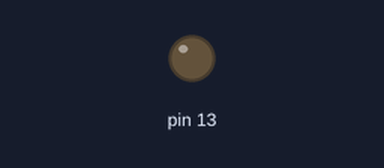
Bench run of a sketch on a simulated Arduino Uno, built with avr-gcc and run on an emulated ATmega328P. On the bench: output pins drawn as LEDs (lit = HIGH).

Above: at 0.2 s.
Timing chart, 0 to 62.2 s (numbered marks = the images above):
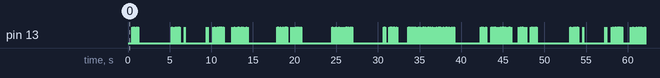

The sketch:

230918_Weber_ArduinoSketch_1.ino
```cpp
// September 18, 2023
// 7:46PM
// Proof of concept file! It works!
// - record speech
// - reading wave form in python (native python wave module)
// - identifying wave peaks using python (wav_plot.py, using scipy)
// - use python to spit out arduino code for timestamps (wav_plot.py)
// * Has successfully been used with Nano 33 IOT to fire a 12V solenoid
// * Solenoid circuiting adapter from: https://www.makerguides.com/control-a-solenoid-with-arduino/


void setup() {
  pinMode(13, OUTPUT);
}

void loop() {
  delay(493);
  digitalWrite(13, HIGH);  // 0.5331252272152879
  delay(40);
  digitalWrite(13, LOW);
  delay(64);
  digitalWrite(13, HIGH);  // 0.6377086051215303
  delay(40);
  digitalWrite(13, LOW);
  delay(119);
  digitalWrite(13, HIGH);  // 0.7968753396242579
  delay(40);
  digitalWrite(13, LOW);
  delay(210);
  digitalWrite(13, HIGH);  // 1.0460421124845487
  delay(40);
  digitalWrite(13, LOW);
  delay(147);
  digitalWrite(13, HIGH);  // 1.2333338589740148
  delay(40);
  digitalWrite(13, LOW);
  delay(560);
  // digitalWrite(13, HIGH);  // 1.8339591149574752 -- commented out, this one is a weird thing in the sound file
  delay(40);
  digitalWrite(13, LOW);
  delay(3427);
  digitalWrite(13, HIGH);  // 5.30000225883428
  delay(40);
  digitalWrite(13, LOW);
  delay(121);
  digitalWrite(13, HIGH);  // 5.461043994136124
  delay(40);
  digitalWrite(13, LOW);
  delay(71);
  digitalWrite(13, HIGH);  // 5.572502374972458
  delay(40);
  digitalWrite(13, LOW);
  delay(103);
  digitalWrite(13, HIGH);  // 5.715627435971638
  delay(40);
  digitalWrite(13, LOW);
  delay(155);
  digitalWrite(13, HIGH);  // 5.910210852235444
  delay(40);
  digitalWrite(13, LOW);
  delay(126);
  digitalWrite(13, HIGH);  // 6.076252589668263
  delay(40);
  digitalWrite(13, LOW);
  delay(76);
  digitalWrite(13, HIGH);  // 6.192919306057697
  delay(40);
  digitalWrite(13, LOW);
  delay(609);
  digitalWrite(13, HIGH);  // 6.841877915973923
  delay(40);
  digitalWrite(13, LOW);
  delay(2596);
  digitalWrite(13, HIGH);  // 9.477295705842383
  delay(40);
  digitalWrite(13, LOW);
  delay(72);
  digitalWrite(13, HIGH);  // 9.589587420367213
  delay(40);
  digitalWrite(13, LOW);
  delay(626);
  digitalWrite(13, HIGH);  // 10.255837704319731
  delay(40);
  digitalWrite(13, LOW);
  delay(109);
  digitalWrite(13, HIGH);  // 10.404171100872011
  delay(40);
  digitalWrite(13, LOW);
  delay(117);
  digitalWrite(13, HIGH);  // 10.561462834575622
  delay(40);
  digitalWrite(13, LOW);
  delay(65);
  digitalWrite(13, HIGH);  // 10.66687954617036
  delay(40);
  digitalWrite(13, LOW);
  delay(72);
  digitalWrite(13, HIGH);  // 10.77812959358457
  delay(40);
  digitalWrite(13, LOW);
  delay(143);
  digitalWrite(13, HIGH);  // 10.961046338209433
  delay(40);
  digitalWrite(13, LOW);
  delay(71);
  digitalWrite(13, HIGH);  // 11.072088052201519
  delay(40);
  digitalWrite(13, LOW);
  delay(91);
  digitalWrite(13, HIGH);  // 11.203963108406004
  delay(40);
  digitalWrite(13, LOW);
  delay(77);
  digitalWrite(13, HIGH);  // 11.320421491373313
  delay(40);
  digitalWrite(13, LOW);
  delay(110);
  digitalWrite(13, HIGH);  // 11.47062988872471
  delay(40);
  digitalWrite(13, LOW);
  delay(1021);
  digitalWrite(13, HIGH);  // 12.531463674180062
  delay(40);
  digitalWrite(13, LOW);
  delay(238);
  digitalWrite(13, HIGH);  // 12.809172125871338
  delay(40);
  digitalWrite(13, LOW);
  delay(164);
  digitalWrite(13, HIGH);  // 13.01396387981922
  delay(40);
  digitalWrite(13, LOW);
  delay(162);
  digitalWrite(13, HIGH);  // 13.215838965857365
  delay(40);
  digitalWrite(13, LOW);
  delay(73);
  digitalWrite(13, HIGH);  // 13.328130680382197
  delay(40);
  digitalWrite(13, LOW);
  delay(121);
  digitalWrite(13, HIGH);  // 13.489589082528287
  delay(40);
  digitalWrite(13, LOW);
  delay(134);
  digitalWrite(13, HIGH);  // 13.663755823423942
  delay(40);
  digitalWrite(13, LOW);
  delay(128);
  digitalWrite(13, HIGH);  // 13.831672561655877
  delay(40);
  digitalWrite(13, LOW);
  delay(224);
  digitalWrite(13, HIGH);  // 14.095839340909095
  delay(40);
  digitalWrite(13, LOW);
  delay(104);
  digitalWrite(13, HIGH);  // 14.239797735596772
  delay(40);
  digitalWrite(13, LOW);
  delay(112);
  digitalWrite(13, HIGH);  // 14.391047800058788
  delay(40);
  digitalWrite(13, LOW);
  delay(3555);
  digitalWrite(13, HIGH);  // 17.986257665652467
  delay(40);
  digitalWrite(13, LOW);
  delay(76);
  digitalWrite(13, HIGH);  // 18.1029243820419
  delay(40);
  digitalWrite(13, LOW);
  delay(201);
  digitalWrite(13, HIGH);  // 18.343966151439353
  delay(40);
  digitalWrite(13, LOW);
  delay(91);
  digitalWrite(13, HIGH);  // 18.47438287368897
  delay(40);
  digitalWrite(13, LOW);
  delay(127);
  digitalWrite(13, HIGH);  // 18.64146627823241
  delay(40);
  digitalWrite(13, LOW);
  delay(180);
  digitalWrite(13, HIGH);  // 18.86125803857322
  delay(40);
  digitalWrite(13, LOW);
  delay(86);
  digitalWrite(13, HIGH);  // 18.987299758958233
  delay(40);
  digitalWrite(13, LOW);
  delay(85);
  digitalWrite(13, HIGH);  // 19.112924812499
  delay(40);
  digitalWrite(13, LOW);
  delay(476);
  digitalWrite(13, HIGH);  // 19.628758365677996
  delay(40);
  digitalWrite(13, LOW);
  delay(193);
  digitalWrite(13, HIGH);  // 19.86188346503474
  delay(40);
  digitalWrite(13, LOW);
  delay(142);
  digitalWrite(13, HIGH);  // 20.043758542548982
  delay(40);
  digitalWrite(13, LOW);
  delay(117);
  digitalWrite(13, HIGH);  // 20.20042527598622
  delay(40);
  digitalWrite(13, LOW);
  delay(113);
  digitalWrite(13, HIGH);  // 20.353550341247352
  delay(40);
  digitalWrite(13, LOW);
  delay(142);
  digitalWrite(13, HIGH);  // 20.53563375218372
  delay(40);
  digitalWrite(13, LOW);
  delay(213);
  digitalWrite(13, HIGH);  // 20.78896719348649
  delay(40);
  digitalWrite(13, LOW);
  delay(3731);
  digitalWrite(13, HIGH);  // 24.559802133930692
  delay(40);
  digitalWrite(13, LOW);
  delay(126);
  digitalWrite(13, HIGH);  // 24.72584387136351
  delay(40);
  digitalWrite(13, LOW);
  delay(71);
  digitalWrite(13, HIGH);  // 24.836885585355596
  delay(40);
  digitalWrite(13, LOW);
  delay(96);
  digitalWrite(13, HIGH);  // 24.97292731000256
  delay(40);
  digitalWrite(13, LOW);
  delay(133);
  digitalWrite(13, HIGH);  // 25.145635716943346
  delay(40);
  digitalWrite(13, LOW);
  delay(66);
  digitalWrite(13, HIGH);  // 25.251885762226582
  delay(40);
  digitalWrite(13, LOW);
  delay(69);
  digitalWrite(13, HIGH);  // 25.360219141731058
  delay(40);
  digitalWrite(13, LOW);
  delay(165);
  digitalWrite(13, HIGH);  // 25.565844229367432
  delay(40);
  digitalWrite(13, LOW);
  delay(73);
  digitalWrite(13, HIGH);  // 25.678760944158636
  delay(40);
  digitalWrite(13, LOW);
  delay(90);
  digitalWrite(13, HIGH);  // 25.808552666141882
  delay(40);
  digitalWrite(13, LOW);
  delay(70);
  digitalWrite(13, HIGH);  // 25.918344379601223
  delay(40);
  digitalWrite(13, LOW);
  delay(86);
  digitalWrite(13, HIGH);  // 26.044802766830482
  delay(40);
  digitalWrite(13, LOW);
  delay(124);
  digitalWrite(13, HIGH);  // 26.20896950346419
  delay(40);
  digitalWrite(13, LOW);
  delay(73);
  digitalWrite(13, HIGH);  // 26.32188621825539
  delay(40);
  digitalWrite(13, LOW);
  delay(144);
  digitalWrite(13, HIGH);  // 26.50584462999087
  delay(40);
  digitalWrite(13, LOW);
  delay(169);
  digitalWrite(13, HIGH);  // 26.71459471895911
  delay(40);
  digitalWrite(13, LOW);
  delay(144);
  digitalWrite(13, HIGH);  // 26.898136463850342
  delay(40);
  digitalWrite(13, LOW);
  delay(3804);
  digitalWrite(13, HIGH);  // 30.742721435726438
  delay(40);
  digitalWrite(13, LOW);
  delay(86);
  digitalWrite(13, HIGH);  // 30.8683464892672
  delay(40);
  digitalWrite(13, LOW);
  delay(473);
  digitalWrite(13, HIGH);  // 31.381888374802834
  delay(40);
  digitalWrite(13, LOW);
  delay(68);
  digitalWrite(13, HIGH);  // 31.48918008719669
  delay(40);
  digitalWrite(13, LOW);
  delay(68);
  digitalWrite(13, HIGH);  // 31.597513466701162
  delay(40);
  digitalWrite(13, LOW);
  delay(65);
  digitalWrite(13, HIGH);  // 31.70272184487378
  delay(40);
  digitalWrite(13, LOW);
  delay(163);
  digitalWrite(13, HIGH);  // 31.90563859802254
  delay(40);
  digitalWrite(13, LOW);
  delay(70);
  digitalWrite(13, HIGH);  // 32.01584697832613
  delay(40);
  digitalWrite(13, LOW);
  delay(186);
  digitalWrite(13, HIGH);  // 32.24126374106429
  delay(40);
  digitalWrite(13, LOW);
  delay(70);
  digitalWrite(13, HIGH);  // 32.35168045479001
  delay(40);
  digitalWrite(13, LOW);
  delay(1290);
  digitalWrite(13, HIGH);  // 33.68188935505167
  delay(40);
  digitalWrite(13, LOW);
  delay(95);
  digitalWrite(13, HIGH);  // 33.816681079165896
  delay(40);
  digitalWrite(13, LOW);
  delay(154);
  digitalWrite(13, HIGH);  // 34.01001449489696
  delay(40);
  digitalWrite(13, LOW);
  delay(114);
  digitalWrite(13, HIGH);  // 34.16438956069083
  delay(40);
  digitalWrite(13, LOW);
  delay(133);
  digitalWrite(13, HIGH);  // 34.33793130132011
  delay(40);
  digitalWrite(13, LOW);
  delay(66);
  digitalWrite(13, HIGH);  // 34.443556346336976
  delay(40);
  digitalWrite(13, LOW);
  delay(69);
  digitalWrite(13, HIGH);  // 34.55209805926358
  delay(40);
  digitalWrite(13, LOW);
  delay(93);
  digitalWrite(13, HIGH);  // 34.685223116000806
  delay(40);
  digitalWrite(13, LOW);
  delay(161);
  digitalWrite(13, HIGH);  // 34.88626486835045
  delay(40);
  digitalWrite(13, LOW);
  delay(133);
  digitalWrite(13, HIGH);  // 35.05938994213549
  delay(40);
  digitalWrite(13, LOW);
  delay(184);
  digitalWrite(13, HIGH);  // 35.28314003749665
  delay(40);
  digitalWrite(13, LOW);
  delay(109);
  digitalWrite(13, HIGH);  // 35.4329317680038
  delay(40);
  digitalWrite(13, LOW);
  delay(75);
  digitalWrite(13, HIGH);  // 35.547098483327744
  delay(40);
  digitalWrite(13, LOW);
  delay(167);
  digitalWrite(13, HIGH);  // 35.754181904918994
  delay(40);
  digitalWrite(13, LOW);
  delay(254);
  digitalWrite(13, HIGH);  // 36.04897369722443
  delay(40);
  digitalWrite(13, LOW);
  delay(66);
  digitalWrite(13, HIGH);  // 36.15418207539705
  delay(40);
  digitalWrite(13, LOW);
  delay(127);
  digitalWrite(13, HIGH);  // 36.321473813362616
  delay(40);
  digitalWrite(13, LOW);
  delay(201);
  digitalWrite(13, HIGH);  // 36.56272391618219
  delay(40);
  digitalWrite(13, LOW);
  delay(70);
  digitalWrite(13, HIGH);  // 36.67272396306366
  delay(40);
  digitalWrite(13, LOW);
  delay(135);
  digitalWrite(13, HIGH);  // 36.84772403764781
  delay(40);
  digitalWrite(13, LOW);
  delay(159);
  digitalWrite(13, HIGH);  // 37.0464741223541
  delay(40);
  digitalWrite(13, LOW);
  delay(67);
  digitalWrite(13, HIGH);  // 37.153140834481576
  delay(40);
  digitalWrite(13, LOW);
  delay(104);
  digitalWrite(13, HIGH);  // 37.29772422943562
  delay(40);
  digitalWrite(13, LOW);
  delay(72);
  digitalWrite(13, HIGH);  // 37.40959927711621
  delay(40);
  digitalWrite(13, LOW);
  delay(89);
  digitalWrite(13, HIGH);  // 37.53876599883308
  delay(40);
  digitalWrite(13, LOW);
  delay(104);
  digitalWrite(13, HIGH);  // 37.68230772667651
  delay(40);
  digitalWrite(13, LOW);
  delay(78);
  digitalWrite(13, HIGH);  // 37.800016110176564
  delay(40);
  digitalWrite(13, LOW);
  delay(68);
  digitalWrite(13, HIGH);  // 37.90876615652529
  delay(40);
  digitalWrite(13, LOW);
  delay(229);
  digitalWrite(13, HIGH);  // 38.17793293790948
  delay(40);
  digitalWrite(13, LOW);
  delay(85);
  digitalWrite(13, HIGH);  // 38.30272465776175
  delay(40);
  digitalWrite(13, LOW);
  delay(211);
  digitalWrite(13, HIGH);  // 38.55376643142115
  delay(40);
  digitalWrite(13, LOW);
  delay(181);
  digitalWrite(13, HIGH);  // 38.77480819229471
  delay(40);
  digitalWrite(13, LOW);
  delay(85);
  digitalWrite(13, HIGH);  // 38.8998082455691
  delay(40);
  digitalWrite(13, LOW);
  delay(224);
  digitalWrite(13, HIGH);  // 39.163350024555946
  delay(40);
  digitalWrite(13, LOW);
  delay(3159);
  digitalWrite(13, HIGH);  // 42.362518054691925
  delay(40);
  digitalWrite(13, LOW);
  delay(68);
  digitalWrite(13, HIGH);  // 42.470434767352145
  delay(40);
  digitalWrite(13, LOW);
  delay(125);
  digitalWrite(13, HIGH);  // 42.63564317109647
  delay(40);
  digitalWrite(13, LOW);
  delay(228);
  digitalWrite(13, HIGH);  // 42.90355995194792
  delay(40);
  digitalWrite(13, LOW);
  delay(66);
  digitalWrite(13, HIGH);  // 43.00980999723116
  delay(40);
  digitalWrite(13, LOW);
  delay(629);
  digitalWrite(13, HIGH);  // 43.67876861567129
  delay(40);
  digitalWrite(13, LOW);
  delay(139);
  digitalWrite(13, HIGH);  // 43.857935358697915
  delay(40);
  digitalWrite(13, LOW);
  delay(113);
  digitalWrite(13, HIGH);  // 44.0106437571148
  delay(40);
  digitalWrite(13, LOW);
  delay(71);
  digitalWrite(13, HIGH);  // 44.12189380452901
  delay(40);
  digitalWrite(13, LOW);
  delay(123);
  digitalWrite(13, HIGH);  // 44.28481054062997
  delay(40);
  digitalWrite(13, LOW);
  delay(87);
  digitalWrite(13, HIGH);  // 44.4110605944371
  delay(40);
  digitalWrite(13, LOW);
  delay(71);
  digitalWrite(13, HIGH);  // 44.52251897527344
  delay(40);
  digitalWrite(13, LOW);
  delay(195);
  digitalWrite(13, HIGH);  // 44.75772740885142
  delay(40);
  digitalWrite(13, LOW);
  delay(113);
  digitalWrite(13, HIGH);  // 44.91043580726831
  delay(40);
  digitalWrite(13, LOW);
  delay(85);
  digitalWrite(13, HIGH);  // 45.03501919369845
  delay(40);
  digitalWrite(13, LOW);
  delay(75);
  digitalWrite(13, HIGH);  // 45.15022757613302
  delay(40);
  digitalWrite(13, LOW);
  delay(158);
  digitalWrite(13, HIGH);  // 45.34876932741718
  delay(40);
  digitalWrite(13, LOW);
  delay(162);
  digitalWrite(13, HIGH);  // 45.55022774661108
  delay(40);
  digitalWrite(13, LOW);
  delay(156);
  digitalWrite(13, HIGH);  // 45.74689449709612
  delay(40);
  digitalWrite(13, LOW);
  delay(91);
  digitalWrite(13, HIGH);  // 45.87772788618999
  delay(40);
  digitalWrite(13, LOW);
  delay(118);
  digitalWrite(13, HIGH);  // 46.03564462015997
  delay(40);
  digitalWrite(13, LOW);
  delay(855);
  digitalWrite(13, HIGH);  // 46.930853335026754
  delay(40);
  digitalWrite(13, LOW);
  delay(157);
  digitalWrite(13, HIGH);  // 47.12710341866755
  delay(40);
  digitalWrite(13, LOW);
  delay(134);
  digitalWrite(13, HIGH);  // 47.30189515982958
  delay(40);
  digitalWrite(13, LOW);
  delay(89);
  digitalWrite(13, HIGH);  // 47.43002021443583
  delay(40);
  digitalWrite(13, LOW);
  delay(243);
  digitalWrite(13, HIGH);  // 47.71397866879083
  delay(40);
  digitalWrite(13, LOW);
  delay(82);
  digitalWrite(13, HIGH);  // 47.835437053889116
  delay(40);
  digitalWrite(13, LOW);
}
```

Measured:
- by itself, pin 13: moves between LOW and HIGH, repeating every 47.8 s
- by itself, everything shown: repeats every 47.8 s, in 278 steps
